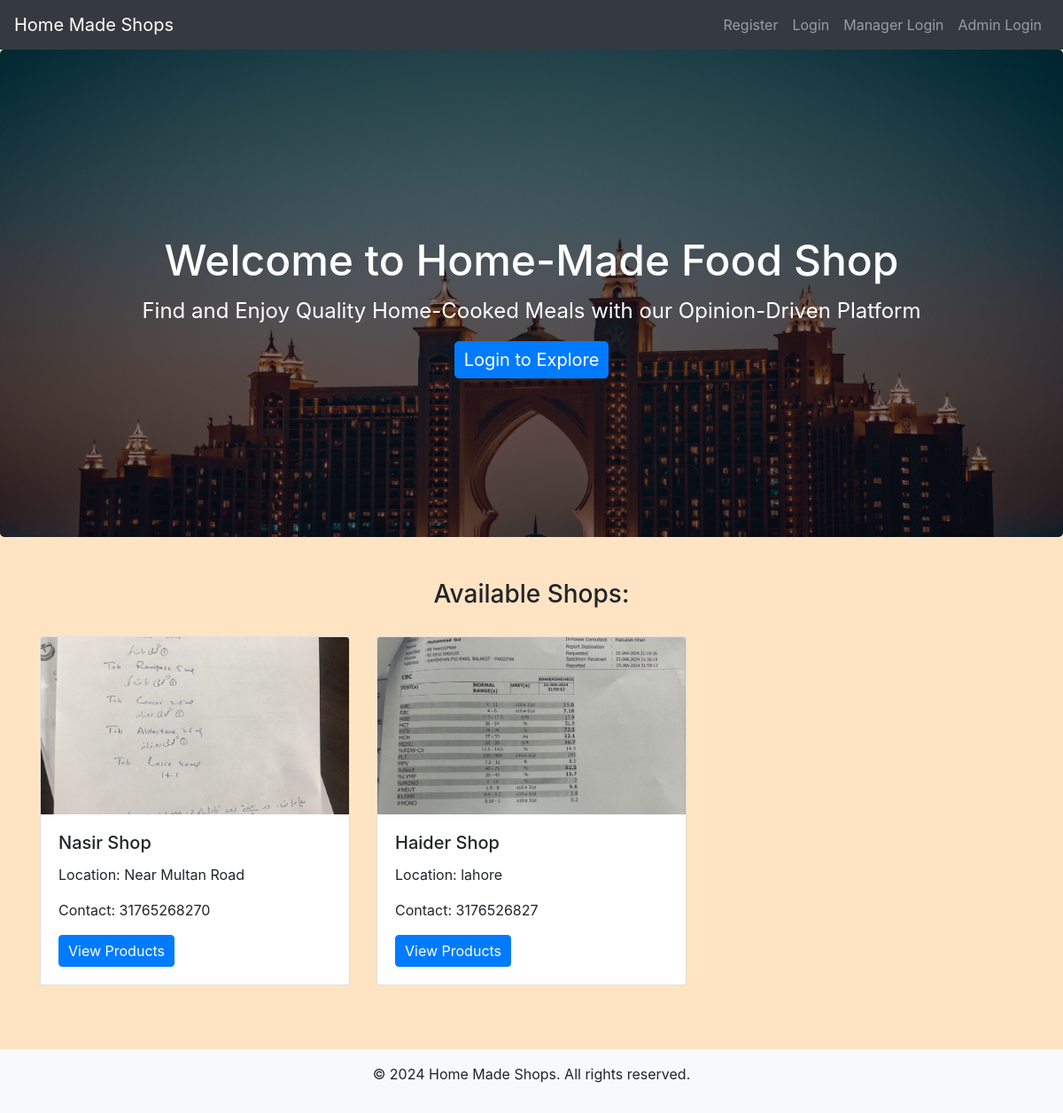
The page / on the database its author committed.
### tables this page shows
CREATE TABLE `homefoodshops` (
  `ShopID` int(11) NOT NULL,
  `ManagerID` int(11) DEFAULT NULL,
  `ShopName` varchar(255) NOT NULL,
  `Location` varchar(255) NOT NULL,
  `ApprovalStatus` enum('Approved','Disapproved') DEFAULT 'Disapproved',
  `ShopPicture` varchar(255) DEFAULT NULL,
  `ContactNumber` varchar(20) NOT NULL
);

### index.php (the view, shortened to what this page needs)
<?php
include('config.php');
$sql = "SELECT ShopID, ManagerID, ShopName, Location, ShopPicture, ContactNumber FROM HomeFoodShops WHERE ApprovalStatus = 'Approved'";
$result = mysqli_query($conn, $sql);
if (mysqli_num_rows($result) > 0) {
    $shops = mysqli_fetch_all($result, MYSQLI_ASSOC);
} else {
    $shops = [];
}
?>
<!DOCTYPE html>
<html>
<head>
    <link rel="stylesheet" href="https://maxcdn.bootstrapcdn.com/bootstrap/4.5.2/css/bootstrap.min.css">
    <link rel="stylesheet" href="./css/style.css">
</head>
<body>
<?php
include('navbar.php');
?>
<div class="jumbotron text-center">
    <h1>Welcome to Home-Made Food Shop</h1>
    <p>Find and Enjoy Quality Home-Cooked Meals with our Opinion-Driven Platform</p>
    <a href="login.php" class="btn btn-primary btn-lg">Login to Explore</a>
</div>
<div class="container mt-5">
        <h3>Available Shops:</h3>
        <div class="row">
            <?php foreach ($shops as $shop) : ?>
                <div class="col-md-4 mb-4">
                    <div class="card h-100">
                        <img src="./admin/<?php echo $shop['ShopPicture']; ?>" class="card-img-top img-fluid image-card" alt="<?php echo $shop['ShopName']; ?>">
                        <div class="card-body">
                            <h5 class="card-title"><?php echo $shop['ShopName']; ?></h5>
                            <p class="card-text">Location: <?php echo $shop['Location']; ?></p>
                            <p class="card-text">Contact: <?php echo $shop['ContactNumber']; ?></p>
                            <a href="login.php" class="btn btn-primary">View Products</a>
                        </div>
                    </div>
                </div>
            <?php endforeach; ?>
        </div>
    </div>
<footer class="mt-5 py-3 bg-light">
    <div class="container text-center">
        <p>&copy; 2024 Home Made Shops. All rights reserved.</p>
    </div>
</footer>
</body>
</html>

### css/style.css (style rules this page uses)
body { background-color: bisque; }
h1, h2, h3, h4 { text-align: center; margin-top: 30px; margin-bottom: 30px; }
.btn-primary { padding: 5px 10px; }

### index.php (style rules this page uses)
.jumbotron { height: 550px; background-image: linear-gradient(rgba(0, 0, 0, 0.5), rgba(0, 0, 0, 0.5)), url('./images/hotel.jpg'); background-size: cover; color: white; display: flex; flex-direction: column; justify-content: center; align-items: center; }
.jumbotron h1 { font-size: 3rem; margin-bottom: 10px; }
.jumbotron p { font-size: 1.5rem; }
.image-card { height: 200px; object-fit: cover; }

### rows shown on the page
homefoodshops: ShopPicture (picture), ShopName "Nasir Shop", Location "Near Multan Road", ContactNumber "31765268270"
homefoodshops: ShopPicture (picture), ShopName "Haider Shop", Location "lahore", ContactNumber "3176526827"
